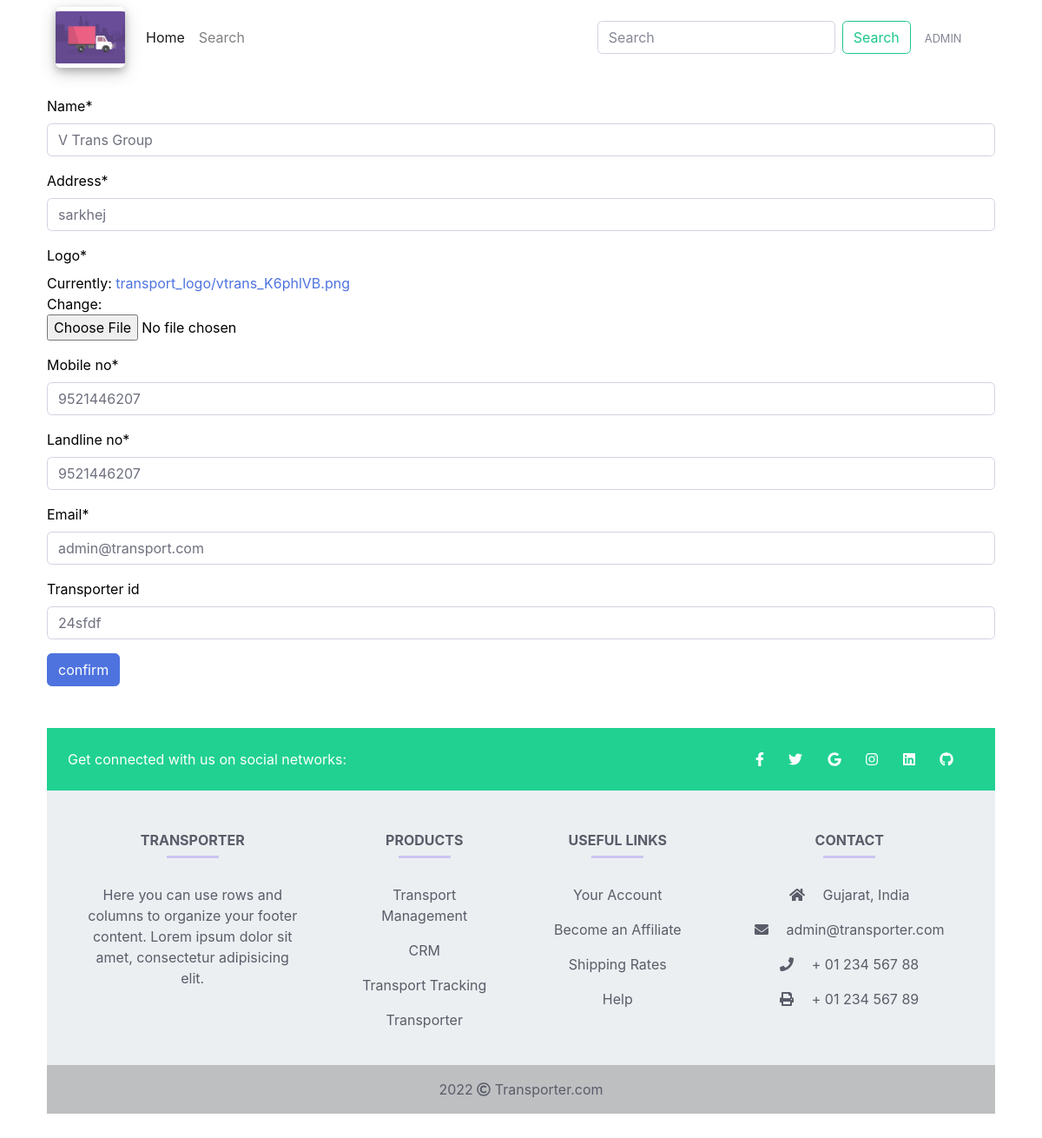
Page /1/update/ (signed in) on the committed database.
### transport/models.py (models this page shows, shortened)
class transport(models.Model):
    name = models.CharField(max_length=50)
    address = models.CharField( max_length=150)
    logo = models.ImageField(upload_to='transport_logo',default="no_picture.png")
    transporter_id = models.CharField(max_length=50,blank=True)
    mobile_no = models.IntegerField(default= 9521446207)
    landline_no = models.IntegerField(default= 9521446207)
    email = models.CharField(max_length=150,default="admin@transport.com")
    user = models.ForeignKey(User, on_delete=models.CASCADE)

### transport/views.py (the view)
# urls.py: path('<pk>/update/', views.transportUpdateView.as_view(), name="update_transport"),
class transportUpdateView(UpdateView):
    model = transport
    fields = [
        "name",
        "address",
        "logo",
        'mobile_no',
        'landline_no',
        'email',
        "transporter_id"
    ]
    success_url = "/"
    template_name = "transport/edit_transport.html"

### transport/templates/transport/edit_transport.html (shortened to what this page needs)
{% extends 'base.html' %}
{% load static %}
{% load crispy_forms_tags %}
{% block content %}
<form method="POST" enctype="multipart/form-data">
    {{form|crispy}}
    <input type= "submit" value="confirm" class="btn btn-primary">
</form>
{% endblock content %}

### templates/navbar.html (shortened to what this page needs)
{% load static %}
<nav class="navbar navbar-expand-lg navbar-light ml-5 mr-5 rounded">
      <a href="/"><img src=" {% static 'transport.gif' %} " class="rounded navbar-brand detail"/></a>
    <div class="collapse navbar-collapse" id="navbarSupportedContent">
      <ul class="navbar-nav mr-auto text-dark">
        <li class="nav-item active">
          <a class="nav-link" href="/">Home</a>
        </li>
        <li class="nav-item">
          <a class="nav-link" href="/transporter_search">Search</a>
        </li>
      </ul>
      <form class="form-inline my-2 my-lg-0" action="/search">
        <input class="form-control mr-sm-2" type="search" name="search" placeholder="Search" aria-label="Search">
        <button class="btn btn-outline-success my-2 my-sm-0" type="submit">Search</button>
      </form>
      {% if request.user.is_authenticated %}
      <div class="nav-item dropdown no-arrow">
        <a class="nav-link dropdown-toggle" href="#" id="userDropdown" role="button"
            data-toggle="dropdown" aria-haspopup="true" aria-expanded="false">
            <span class="mr-2 d-none d-lg-inline text-gray-600 small">{{request.user.username|upper }}</span>
        </a>
      </div>
      {% else %}
      <a href=" {% url 'login' %} " class="btn btn-primary ml-4">Login</a>
      {% endif %}
</div>
  </nav>

### static/css/myCss.css (style rules this page uses)
.navbar-brand { width: 80px; }
body { color: black; }
.detail { box-shadow:0 4px 8px 0 rgba(0, 0, 0, 0.2), 0 6px 20px 0 rgba(0, 0, 0, 0.19); }

### rows in the picture
transport: name "V Trans Group", address "sarkhej", mobile_no "9521446207", landline_no "9521446207", email "admin@transport.com", transporter_id "24sfdf"

### other values in the picture
{{ request.user.username|upper }} "ADMIN"
